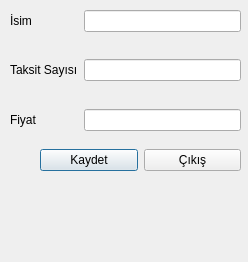
<?xml version="1.0" encoding="UTF-8"?>
<ui version="4.0">
 <class>Dialog</class>
 <widget class="QDialog" name="Dialog">
  <property name="geometry">
   <rect>
    <x>0</x>
    <y>0</y>
    <width>248</width>
    <height>262</height>
   </rect>
  </property>
  <property name="windowTitle">
   <string>Dialog</string>
  </property>
  <widget class="QWidget" name="formLayoutWidget">
   <property name="geometry">
    <rect>
     <x>10</x>
     <y>10</y>
     <width>231</width>
     <height>121</height>
    </rect>
   </property>
   <layout class="QFormLayout" name="formLayout">
    <item row="0" column="0">
     <widget class="QLabel" name="label">
      <property name="text">
       <string>İsim</string>
      </property>
     </widget>
    </item>
    <item row="0" column="1">
     <widget class="QLineEdit" name="lineEdit">
      <property name="sizePolicy">
       <sizepolicy hsizetype="Expanding" vsizetype="Fixed">
        <horstretch>0</horstretch>
        <verstretch>0</verstretch>
       </sizepolicy>
      </property>
     </widget>
    </item>
    <item row="2" column="0">
     <widget class="QLabel" name="label_2">
      <property name="text">
       <string>Taksit Sayısı</string>
      </property>
     </widget>
    </item>
    <item row="2" column="1">
     <widget class="QLineEdit" name="lineEdit_2">
      <property name="sizePolicy">
       <sizepolicy hsizetype="Expanding" vsizetype="Fixed">
        <horstretch>0</horstretch>
        <verstretch>0</verstretch>
       </sizepolicy>
      </property>
     </widget>
    </item>
    <item row="4" column="0">
     <widget class="QLabel" name="label_3">
      <property name="text">
       <string>Fiyat</string>
      </property>
     </widget>
    </item>
    <item row="4" column="1">
     <widget class="QLineEdit" name="lineEdit_3"/>
    </item>
    <item row="1" column="1">
     <spacer name="verticalSpacer">
      <property name="orientation">
       <enum>Qt::Vertical</enum>
      </property>
      <property name="sizeHint" stdset="0">
       <size>
        <width>20</width>
        <height>40</height>
       </size>
      </property>
     </spacer>
    </item>
    <item row="3" column="1">
     <spacer name="verticalSpacer_2">
      <property name="orientation">
       <enum>Qt::Vertical</enum>
      </property>
      <property name="sizeHint" stdset="0">
       <size>
        <width>20</width>
        <height>40</height>
       </size>
      </property>
     </spacer>
    </item>
   </layout>
  </widget>
  <widget class="QWidget" name="layoutWidget">
   <property name="geometry">
    <rect>
     <x>40</x>
     <y>140</y>
     <width>201</width>
     <height>41</height>
    </rect>
   </property>
   <layout class="QHBoxLayout" name="horizontalLayout">
    <item>
     <widget class="QPushButton" name="pushButton">
      <property name="text">
       <string>Kaydet</string>
      </property>
     </widget>
    </item>
    <item>
     <widget class="QPushButton" name="pushButton_2">
      <property name="text">
       <string>Çıkış</string>
      </property>
     </widget>
    </item>
   </layout>
  </widget>
 </widget>
 <resources>
  <include location="test.qrc"/>
 </resources>
 <connections/>
</ui>
